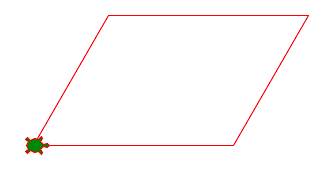

Write Python code to recreate this figure.
# draw a parallelogram
import turtle

a = 200
b = 150
angle = 60

turtle.forward(a)
turtle.left(angle)
turtle.forward(b)
turtle.left(180-angle)
turtle.forward(a)
turtle.left(angle)
turtle.forward(b)
turtle.left(180-angle)

turtle.done()
